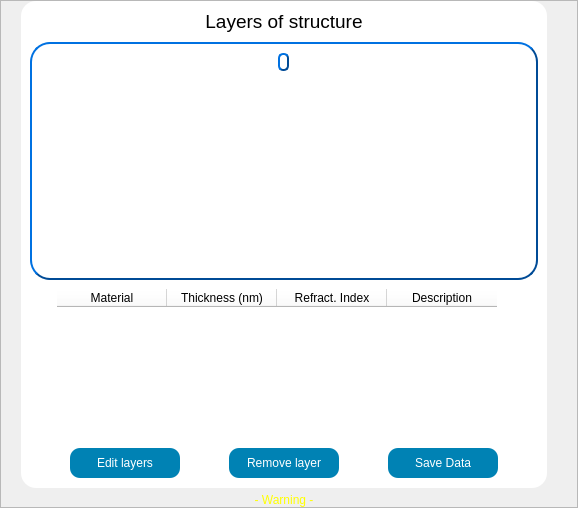
            <widget class="QFrame" name="graphics_frame_4">
             <property name="sizePolicy">
              <sizepolicy hsizetype="Expanding" vsizetype="Preferred">
               <horstretch>0</horstretch>
               <verstretch>0</verstretch>
              </sizepolicy>
             </property>
             <property name="styleSheet">
              <string notr="true"/>
             </property>
             <property name="frameShape">
              <enum>QFrame::StyledPanel</enum>
             </property>
             <property name="frameShadow">
              <enum>QFrame::Raised</enum>
             </property>
             <layout class="QVBoxLayout" name="verticalLayout_55">
              <property name="spacing">
               <number>5</number>
              </property>
              <property name="leftMargin">
               <number>20</number>
              </property>
              <property name="topMargin">
               <number>0</number>
              </property>
              <property name="rightMargin">
               <number>30</number>
              </property>
              <property name="bottomMargin">
               <number>0</number>
              </property>
              <item>
               <widget class="QFrame" name="grafico1_7">
                <property name="styleSheet">
                 <string notr="true">background-color: rgb(255, 255, 255);
border-radius:15px;</string>
                </property>
                <property name="frameShape">
                 <enum>QFrame::StyledPanel</enum>
                </property>
                <property name="frameShadow">
                 <enum>QFrame::Raised</enum>
                </property>
                <layout class="QVBoxLayout" name="verticalLayout_56">
                 <property name="spacing">
                  <number>9</number>
                 </property>
                 <property name="leftMargin">
                  <number>9</number>
                 </property>
                 <property name="rightMargin">
                  <number>9</number>
                 </property>
                 <property name="bottomMargin">
                  <number>10</number>
                 </property>
                 <item>
                  <widget class="QLabel" name="title_graphs_fiber_4">
                   <property name="font">
                    <font>
                     <family>Ubuntu</family>
                     <pointsize>14</pointsize>
                     <italic>false</italic>
                     <bold>false</bold>
                    </font>
                   </property>
                   <property name="styleSheet">
                    <string notr="true">background: transparent;
font: 500 14pt &quot;Ubuntu&quot;;</string>
                   </property>
                   <property name="text">
                    <string>&lt;html&gt;&lt;head/&gt;&lt;body&gt;&lt;p&gt;&lt;span style=&quot; font-family:'inherit';&quot;&gt;Layers of structure&lt;/span&gt;&lt;/p&gt;&lt;/body&gt;&lt;/html&gt;</string>
                   </property>
                   <property name="alignment">
                    <set>Qt::AlignCenter</set>
                   </property>
                  </widget>
                 </item>
                 <item>
                  <widget class="QFrame" name="frame">
                   <property name="sizePolicy">
                    <sizepolicy hsizetype="Expanding" vsizetype="Expanding">
                     <horstretch>0</horstretch>
                     <verstretch>0</verstretch>
                    </sizepolicy>
                   </property>
                   <property name="styleSheet">
                    <string notr="true">QFrame{
border-style: outset;
border-color: rgb(0, 75, 150);
border-width: 2px;
border-radius:20px;}</string>
                   </property>
                   <property name="frameShape">
                    <enum>QFrame::StyledPanel</enum>
                   </property>
                   <property name="frameShadow">
                    <enum>QFrame::Raised</enum>
                   </property>
                   <layout class="QVBoxLayout" name="verticalLayout_13">
                    <item alignment="Qt::AlignHCenter">
                     <widget class="QLabel" name="label_34">
                      <property name="maximumSize">
                       <size>
                        <width>430</width>
                        <height>150</height>
                       </size>
                      </property>
                      <property name="styleSheet">
                       <string notr="true">border-radius:5px</string>
                      </property>
                      <property name="text">
                       <string/>
                      </property>
                      <property name="pixmap">
                       <pixmap resource="icons_.qrc">:/icons/icons/aim.png</pixmap>
                      </property>
                      <property name="scaledContents">
                       <bool>true</bool>
                      </property>
                     </widget>
                    </item>
                    <item>
                     <widget class="QTextBrowser" name="textBrowser_2">
                      <property name="styleSheet">
                       <string notr="true">QTextBrowser{border:none;}</string>
                      </property>
                     </widget>
                    </item>
                   </layout>
                  </widget>
                 </item>
                 <item alignment="Qt::AlignHCenter|Qt::AlignVCenter">
                  <widget class="QTableWidget" name="tableWidget_fiber_4">
                   <property name="sizePolicy">
                    <sizepolicy hsizetype="Expanding" vsizetype="Fixed">
                     <horstretch>0</horstretch>
                     <verstretch>0</verstretch>
                    </sizepolicy>
                   </property>
                   <property name="minimumSize">
                    <size>
                     <width>400</width>
                     <height>150</height>
                    </size>
                   </property>
                   <property name="maximumSize">
                    <size>
                     <width>16777215</width>
                     <height>150</height>
                    </size>
                   </property>
                   <property name="styleSheet">
                    <string notr="true">font: 700 10pt &quot;Ubuntu&quot;;</string>
                   </property>
                   <property name="sizeAdjustPolicy">
                    <enum>QAbstractScrollArea::AdjustToContents</enum>
                   </property>
                   <property name="editTriggers">
                    <set>QAbstractItemView::NoEditTriggers</set>
                   </property>
                   <property name="verticalScrollMode">
                    <enum>QAbstractItemView::ScrollPerPixel</enum>
                   </property>
                   <property name="horizontalScrollMode">
                    <enum>QAbstractItemView::ScrollPerPixel</enum>
                   </property>
                   <attribute name="horizontalHeaderDefaultSectionSize">
                    <number>110</number>
                   </attribute>
                   <column>
                    <property name="text">
                     <string>Material</string>
                    </property>
                   </column>
                   <column>
                    <property name="text">
                     <string>Thickness (nm)</string>
                    </property>
                   </column>
                   <column>
                    <property name="text">
                     <string>Refract. Index</string>
                    </property>
                   </column>
                   <column>
                    <property name="text">
                     <string>Description</string>
                    </property>
                   </column>
                  </widget>
                 </item>
                 <item>
                  <layout class="QHBoxLayout" name="horizontalLayout_92">
                   <item>
                    <spacer name="horizontalSpacer">
                     <property name="orientation">
                      <enum>Qt::Horizontal</enum>
                     </property>
                     <property name="sizeHint" stdset="0">
                      <size>
                       <width>40</width>
                       <height>20</height>
                      </size>
                     </property>
                    </spacer>
                   </item>
                   <item>
                    <widget class="QPushButton" name="btn_edit_layers">
                     <property name="sizePolicy">
                      <sizepolicy hsizetype="Minimum" vsizetype="Preferred">
                       <horstretch>0</horstretch>
                       <verstretch>0</verstretch>
                      </sizepolicy>
                     </property>
                     <property name="minimumSize">
                      <size>
                       <width>110</width>
                       <height>30</height>
                      </size>
                     </property>
                     <property name="maximumSize">
                      <size>
                       <width>130</width>
                       <height>16777215</height>
                      </size>
                     </property>
                     <property name="styleSheet">
                      <string notr="true">QPushButton{
	font: 400 11pt &quot;Ubuntu&quot;;
	color: rgb(255, 255,255);
	background-color: rgb(0, 130, 180);
	border-color: rgb(0, 100, 130);
	border-width: 2px;
	border-radius:10px;
}

QPushButton:hover{
	background: rgb(0, 0, 255);
	width: 40;
	height: 35;
}</string>
                     </property>
                     <property name="text">
                      <string>Edit layers</string>
                     </property>
                    </widget>
                   </item>
                   <item>
                    <spacer name="horizontalSpacer_218">
                     <property name="orientation">
                      <enum>Qt::Horizontal</enum>
                     </property>
                     <property name="sizeHint" stdset="0">
                      <size>
                       <width>40</width>
                       <height>20</height>
                      </size>
                     </property>
                    </spacer>
                   </item>
                   <item>
                    <widget class="QPushButton" name="btn_remove_layers">
                     <property name="sizePolicy">
                      <sizepolicy hsizetype="Minimum" vsizetype="Preferred">
                       <horstretch>0</horstretch>
                       <verstretch>0</verstretch>
                      </sizepolicy>
                     </property>
                     <property name="minimumSize">
                      <size>
                       <width>110</width>
                       <height>30</height>
                      </size>
                     </property>
                     <property name="maximumSize">
                      <size>
                       <width>130</width>
                       <height>16777215</height>
                      </size>
                     </property>
                     <property name="styleSheet">
                      <string notr="true">QPushButton{
	font: 400 11pt &quot;Ubuntu&quot;;
	color: rgb(255, 255,255);
	background-color: rgb(0, 130, 180);
	border-color: rgb(0, 100, 130);
	border-width: 2px;
	border-radius:10px;
}

QPushButton:hover{
	background-color: rgb(200, 200, 70);
	border-color: rgb(0, 120, 40);
	width: 40;
	height: 35;
}</string>
                     </property>
                     <property name="text">
                      <string>Remove layer</string>
                     </property>
                    </widget>
                   </item>
                   <item>
                    <spacer name="horizontalSpacer_219">
                     <property name="orientation">
                      <enum>Qt::Horizontal</enum>
                     </property>
                     <property name="sizeType">
                      <enum>QSizePolicy::Preferred</enum>
                     </property>
                     <property name="sizeHint" stdset="0">
                      <size>
                       <width>40</width>
                       <height>20</height>
                      </size>
                     </property>
                    </spacer>
                   </item>
                   <item>
                    <widget class="QPushButton" name="btn_save_table">
                     <property name="sizePolicy">
                      <sizepolicy hsizetype="Minimum" vsizetype="Preferred">
                       <horstretch>0</horstretch>
                       <verstretch>0</verstretch>
                      </sizepolicy>
                     </property>
                     <property name="minimumSize">
                      <size>
                       <width>110</width>
                       <height>30</height>
                      </size>
                     </property>
                     <property name="maximumSize">
                      <size>
                       <width>130</width>
                       <height>16777215</height>
                      </size>
                     </property>
                     <property name="styleSheet">
                      <string notr="true">QPushButton{
	font: 400 11pt &quot;Ubuntu&quot;;
	color: rgb(255, 255,255);
	background-color: rgb(0, 130, 180);
	border-color: rgb(0, 100, 130);
	border-width: 2px;
	border-radius:10px;
}

QPushButton:hover{
	background-color: rgb(00, 140, 70);
	border-color: rgb(0, 120, 40);
	width: 40;
	height: 35;
}</string>
                     </property>
                     <property name="text">
                      <string>Save Data</string>
                     </property>
                    </widget>
                   </item>
                   <item>
                    <spacer name="horizontalSpacer_220">
                     <property name="orientation">
                      <enum>Qt::Horizontal</enum>
                     </property>
                     <property name="sizeHint" stdset="0">
                      <size>
                       <width>40</width>
                       <height>20</height>
                      </size>
                     </property>
                    </spacer>
                   </item>
                  </layout>
                 </item>
                </layout>
               </widget>
              </item>
              <item>
               <widget class="QLabel" name="warning">
                <property name="styleSheet">
                 <string notr="true">font: 14pt &quot;Ubuntu&quot;;

</string>
                </property>
                <property name="text">
                 <string>&lt;html&gt;&lt;head/&gt;&lt;body&gt;&lt;p&gt;&lt;span style=&quot; color:#ffff00;&quot;&gt;- Warning -&lt;/span&gt;&lt;/p&gt;&lt;/body&gt;&lt;/html&gt;</string>
                </property>
                <property name="alignment">
                 <set>Qt::AlignCenter</set>
                </property>
               </widget>
              </item>
             </layout>
            </widget>
